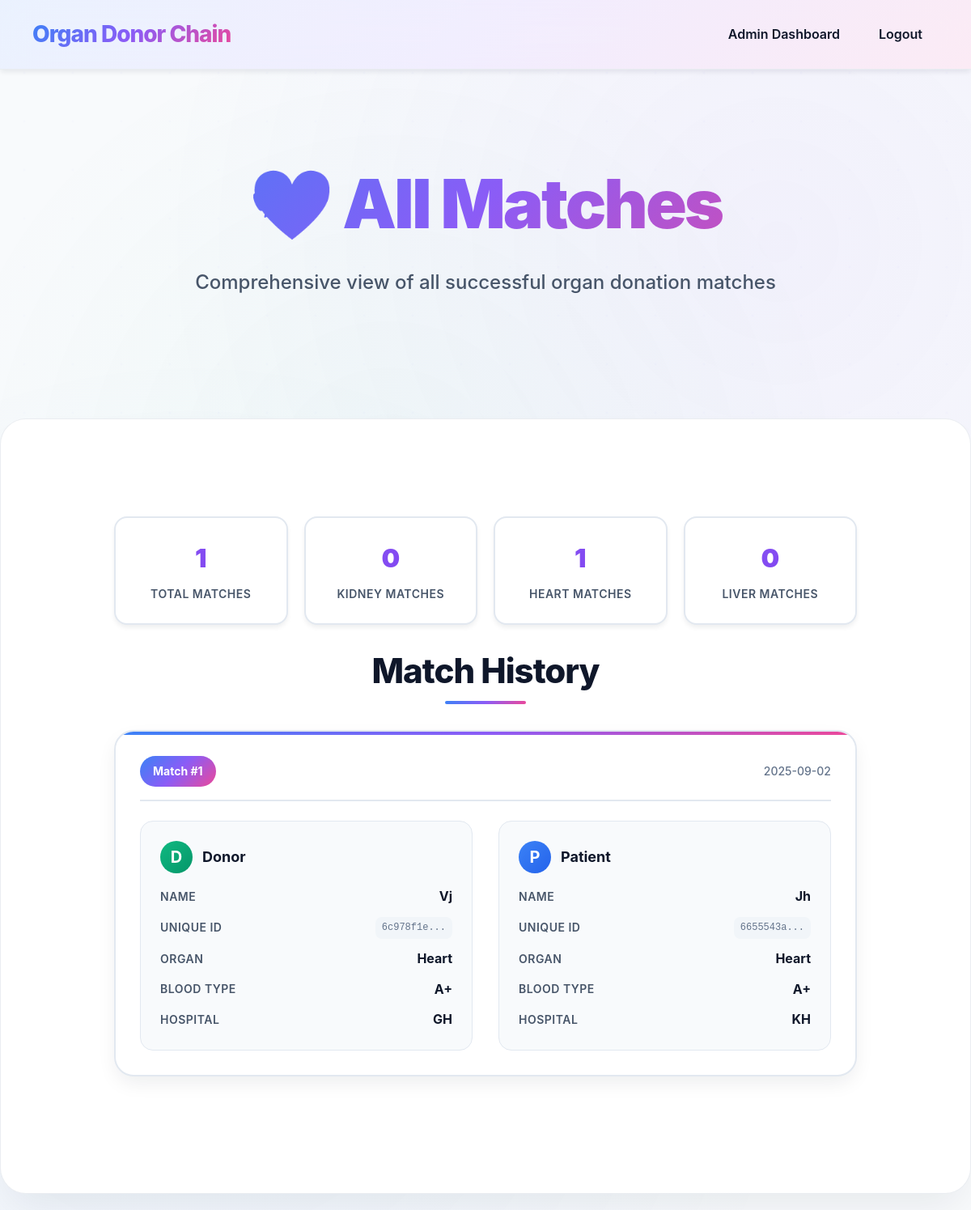
/admin_matches (signed in), run on an earlier commit of the app's database.
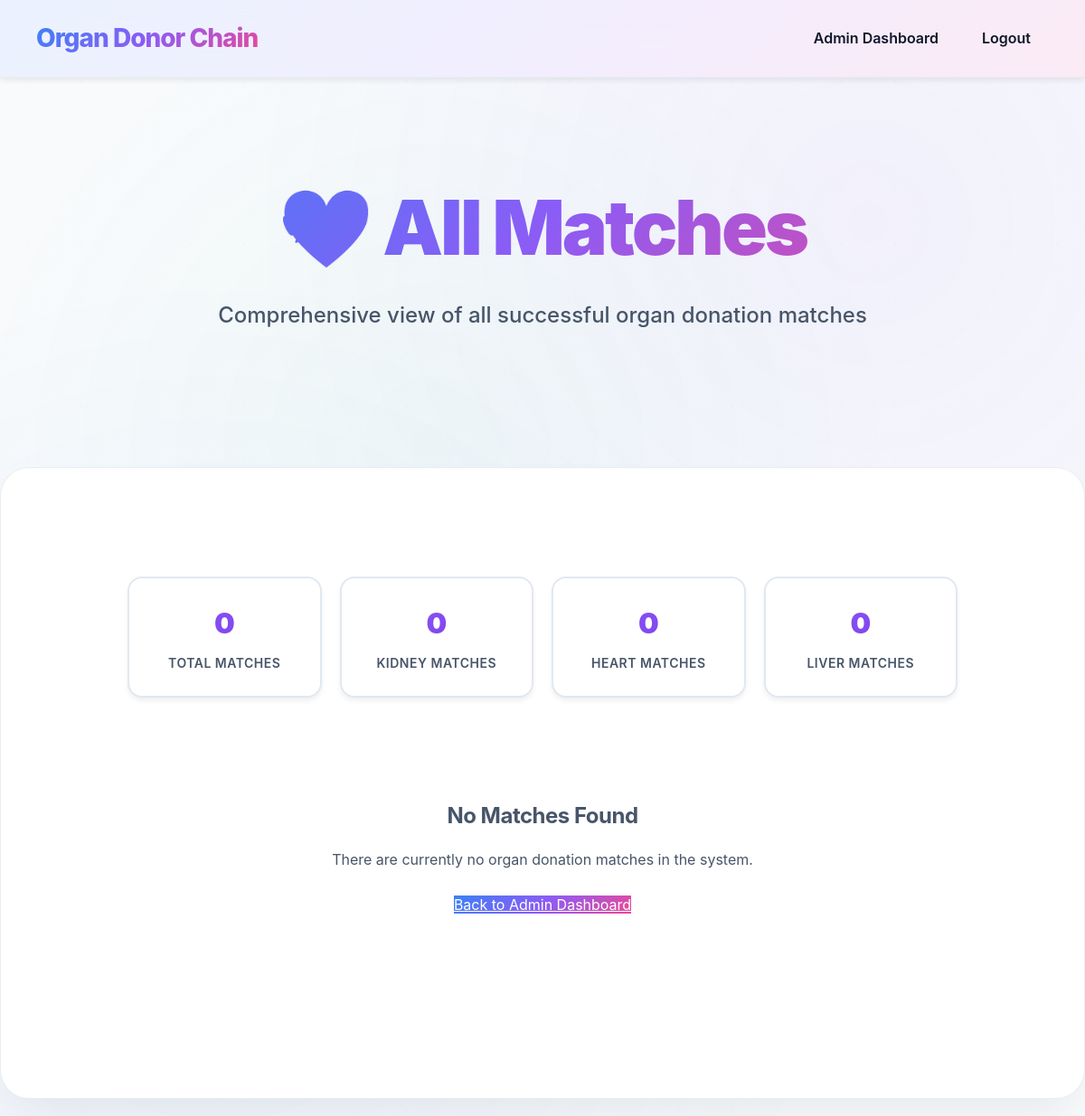
And on a later commit of the database.
### tables this page shows
CREATE TABLE match_record (
        id INTEGER PRIMARY KEY AUTOINCREMENT,
        donor_id INTEGER,
        patient_id INTEGER,
        donor_hospital_id INTEGER,
        patient_hospital_id INTEGER,
        organ TEXT,
        blood_type TEXT,
        match_date TEXT DEFAULT CURRENT_TIMESTAMP,
        FOREIGN KEY (donor_id) REFERENCES donor(id),
        FOREIGN KEY (patient_id) REFERENCES patient(id)
    );

CREATE TABLE donor (
        id INTEGER PRIMARY KEY AUTOINCREMENT,
        unique_id TEXT UNIQUE,
        hospital_id INTEGER,
        name TEXT,
        age INTEGER,
        gender TEXT,
        blood_type TEXT,
        organ TEXT,
        status TEXT DEFAULT 'Not Matched',
        registration_date TEXT DEFAULT CURRENT_TIMESTAMP,
        FOREIGN KEY (hospital_id) REFERENCES hospital(id)
    );

CREATE TABLE hospital (
        id INTEGER PRIMARY KEY AUTOINCREMENT,
        name TEXT,
        email TEXT UNIQUE,
        location TEXT,
        password TEXT
    );

CREATE TABLE patient (
        id INTEGER PRIMARY KEY AUTOINCREMENT,
        unique_id TEXT UNIQUE,
        hospital_id INTEGER,
        name TEXT,
        age INTEGER,
        gender TEXT,
        blood_type TEXT,
        organ TEXT,
        status TEXT DEFAULT 'Not Matched',
        registration_date TEXT DEFAULT CURRENT_TIMESTAMP,
        FOREIGN KEY (hospital_id) REFERENCES hospital(id)
    );

### server/app.py (the view)
@app.route('/admin_matches')
def admin_matches():
    if 'admin' not in session:
        return redirect('/login')
    conn = sqlite3.connect(DB)
    c = conn.cursor()
    try:
        c.execute('''
            SELECT
                mr.id as match_id,
                mr.match_date,
                d.name as donor_name,
                d.unique_id as donor_unique_id,
                p.name as patient_name,
                p.unique_id as patient_unique_id,
                mr.organ,
                mr.blood_type,
                hd.name as donor_hospital,
                hp.name as patient_hospital
            FROM match_record mr
            JOIN donor d ON mr.donor_id = d.id
            JOIN patient p ON mr.patient_id = p.id
            JOIN hospital hd ON mr.donor_hospital_id = hd.id
            JOIN hospital hp ON mr.patient_hospital_id = hp.id
            ORDER BY mr.match_date DESC
        ''')
        matches = c.fetchall()
        match_list = []
        for match in matches:
            match_data = {
                'match_id': match[0],
                'match_date': match[1],
                'donor_name': match[2],
                'donor_unique_id': match[3],
                'patient_name': match[4],
                'patient_unique_id': match[5],
                'organ': match[6],
                'blood_type': match[7],
                'donor_hospital': match[8],
                'patient_hospital': match[9]
            }
            match_list.append(match_data)
    except sqlite3.OperationalError:
        c.execute('''
            SELECT
                mr.id as match_id,
                mr.match_date,
                d.name as donor_name,
                p.name as patient_name,
                mr.organ,
                mr.blood_type,
                hd.name as donor_hospital,
                hp.name as patient_hospital
            FROM match_record mr
            JOIN donor d ON mr.donor_id = d.id
            JOIN patient p ON mr.patient_id = p.id
            JOIN hospital hd ON mr.donor_hospital_id = hd.id
            JOIN hospital hp ON mr.patient_hospital_id = hp.id
            ORDER BY mr.match_date DESC
        ''')
        matches = c.fetchall()
        match_list = []
        for match in matches:
            match_data = {
                'match_id': match[0],
                'match_date': match[1],
                'donor_name': match[2],
                'donor_unique_id': 'N/A',
                'patient_name': match[3],
                'patient_unique_id': 'N/A',
                'organ': match[4],
                'blood_type': match[5],
                'donor_hospital': match[6],
                'patient_hospital': match[7]
            }
            match_list.append(match_data)
    conn.close()
    return render_template('admin_matches.html', matches=match_list)

### client/templates/admin_matches.html (shortened to what the changed rows need)
<!DOCTYPE html>
<html>
<head>
    <link rel="stylesheet" href="../static/style.css">
</head>
<body>
<section class="hero">
    <div class="hero-inner">
        <h1>💝 All Matches</h1>
    </div>
</section>
<div class="container container-wide">
    <div class="stats-header">
        <div class="stat-card">
            <div class="stat-number">{{ matches|length }}</div>
            <div class="stat-label">Total Matches</div>
        </div>
        <div class="stat-card">
        </div>
        <div class="stat-card">
            <div class="stat-number">{{ matches|selectattr('organ', 'equalto', 'Heart')|list|length }}</div>
            <div class="stat-label">Heart Matches</div>
        </div>
        <div class="stat-card">
        </div>
    </div>
    {% if matches %}
        <h2>Match History</h2>
        {% for match in matches %}
        <div class="match-card">
            <div class="match-header">
                <div class="match-id">Match #{{ match.match_id }}</div>
                <div class="match-date">{{ match.match_date[:10] if match.match_date else 'N/A' }}</div>
            </div>
            <div class="match-content">
                <div class="participant-card">
                    <div class="participant-header">
                        <div class="participant-icon donor-icon">D</div>
                        <div class="participant-title">Donor</div>
                    </div>
                    <div class="participant-details">
                        <div class="detail-row">
                            <span class="detail-label">Name</span>
                            <span class="detail-value">{{ match.donor_name }}</span>
                        </div>
                        <div class="detail-row">
                            <span class="detail-label">Unique ID</span>
                            <span class="unique-id">{{ match.donor_unique_id[:8] }}...</span>
                        </div>
                        <div class="detail-row">
                            <span class="detail-label">Organ</span>
                            <span class="detail-value">{{ match.organ }}</span>
                        </div>
                        <div class="detail-row">
                            <span class="detail-label">Blood Type</span>
                            <span class="detail-value">{{ match.blood_type }}</span>
                        </div>
                        <div class="detail-row">
                            <span class="detail-label">Hospital</span>
                            <span class="detail-value">{{ match.donor_hospital }}</span>
                        </div>
                    </div>
                </div>
                <div class="participant-card">
                    <div class="participant-header">
                        <div class="participant-icon patient-icon">P</div>
                        <div class="participant-title">Patient</div>
                    </div>
                    <div class="participant-details">
                        <div class="detail-row">
                            <span class="detail-label">Name</span>
                            <span class="detail-value">{{ match.patient_name }}</span>
                        </div>
                        <div class="detail-row">
                            <span class="detail-label">Unique ID</span>
                            <span class="unique-id">{{ match.patient_unique_id[:8] }}...</span>
                        </div>
                        <div class="detail-row">
                            <span class="detail-label">Organ</span>
                            <span class="detail-value">{{ match.organ }}</span>
                        </div>
                        <div class="detail-row">
                            <span class="detail-label">Blood Type</span>
                            <span class="detail-value">{{ match.blood_type }}</span>
                        </div>
                        <div class="detail-row">
                            <span class="detail-label">Hospital</span>
                            <span class="detail-value">{{ match.patient_hospital }}</span>
                        </div>
                    </div>
                </div>
            </div>
        </div>
        {% endfor %}
    {% else %}
        <div class="no-matches">
            <h3>No Matches Found</h3>
            <p>There are currently no organ donation matches in the system.</p>
            <a href="/manage_hospitals" class="btn-primary">Back to Admin Dashboard</a>
        </div>
    {% endif %}
</div>
</body>
</html>

What changed in the data, as far as the page shows it:
removed match_record: match_id "1", match_date "2025-09-02", donor_name "Vj", donor_unique_id "6c978f1e", organ "Heart", blood_type "A+", donor_hospital "GH", patient_name "Jh", patient_unique_id "6655543a", patient_hospital "KH"
Also different on the page:
{{ matches|length }}: "1" → "0"
{{ matches|selectattr('organ', 'equalto', 'Heart')|list|length }}: "1" → "0"
text no longer shown: "Match History"
text now shown: "No Matches Found There are currently no organ donation matches in the system. Back to Admin Dashboard"
